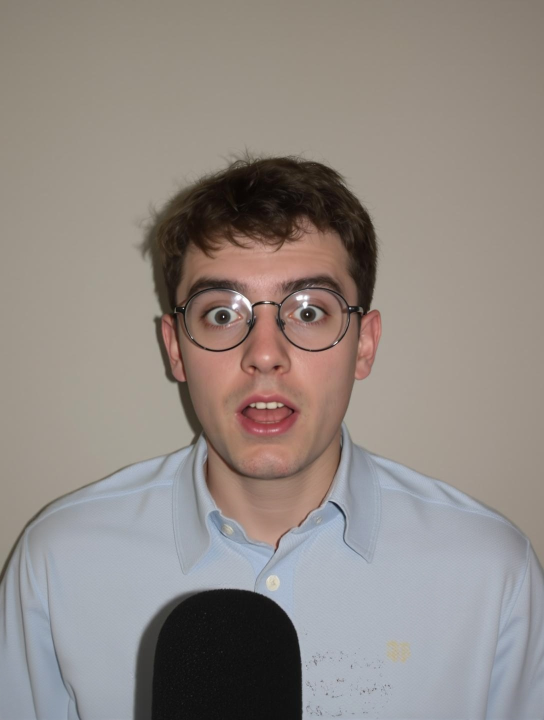
#> input picture video_charakter_images/_gen/polo_fill_raw/polo_lightblue.jpg, 1088 x 1440 px, found by its file name (shown at 1/2 size)
$ python recolor_polo2.py
#> lines starting #> are read from the running program, lines starting #| are printed output that depends on the picture; after the words box and inside, x2 and y2 are one past the last pixel; in counts of white or black regions, pixels touching at a corner belong together
#!/usr/bin/env python3
"""Recolor the polo using a COLOR-DERIVED mask (selects the light-blue fabric, excludes neck-skin and
the dark mic) -> no hard neckline seam, no mic halo. Python 3.14 (PIL+numpy+scipy)."""
import os, numpy as np
from PIL import Image, ImageFilter
import scipy.ndimage as ndi

SRC = r"C:\software_projekte\stacktags-promotion\video_charakter_images\szuchack_polo\polo_lightblue.jpg"
OUT = r"C:\software_projekte\stacktags-promotion\video_charakter_images\szuchack_polo"

src = Image.open(SRC).convert("RGB"); W, H = src.size
#> further down, src is the input picture: PIL image 1088x1440 RGB; mean R, G, B 145.3, 137.4, 132.4
#> after `W, H = src.size`: W = 1088; H = 1440
rgb = np.asarray(src).astype(np.float32)
R, G, B = rgb[..., 0], rgb[..., 1], rgb[..., 2]
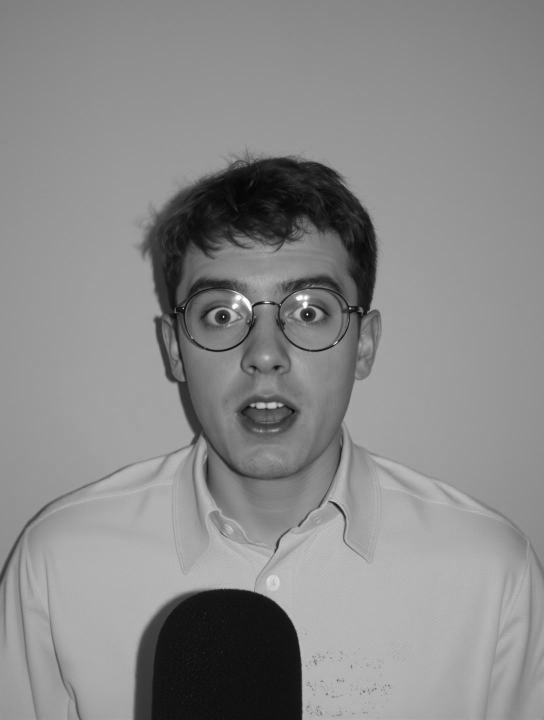
#> G: shape (1440, 1088) float32 (shown at 1/2 size); min 0, max 255, mean 137.4
V = rgb.max(axis=2)
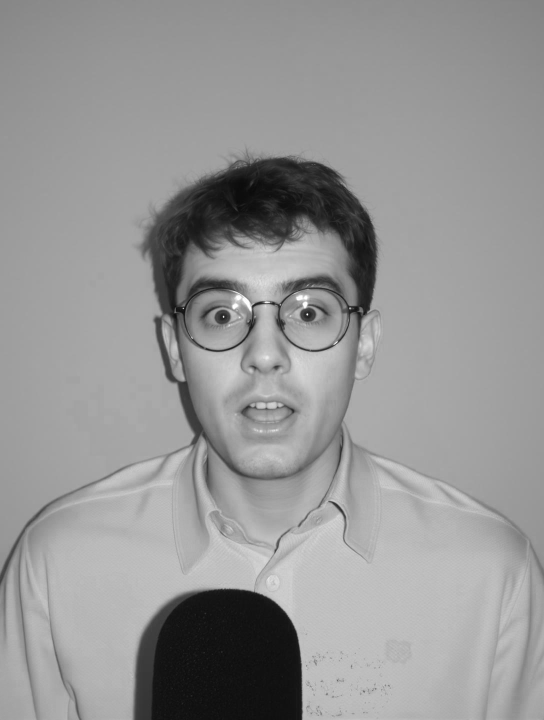
#> V: shape (1440, 1088) float32 (shown at 1/2 size); min 9, max 255, mean 149.6
yy = np.arange(H)[:, None].repeat(W, axis=1)

# light-blue/grey fabric: blue not below red (skin has R>>B), bright enough (mic is dark), in torso band
shirt = (B >= R - 10) & (V > 95) & (yy > int(0.56 * H))
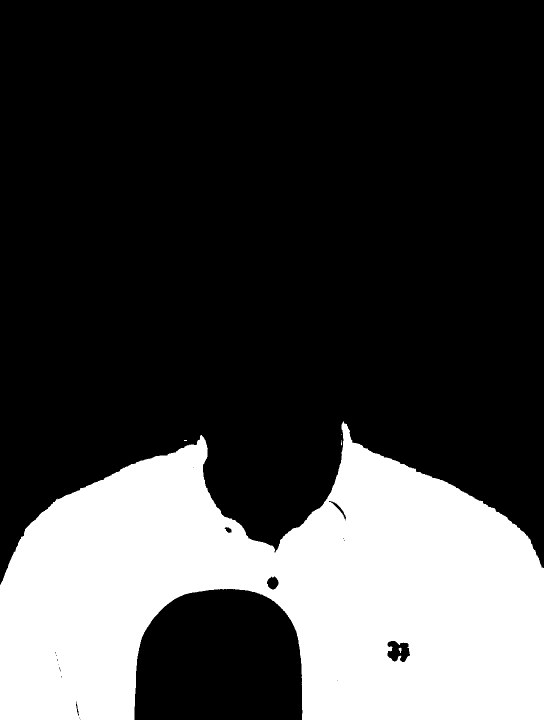
#> shirt: shape (1440, 1088) bool (shown at 1/2 size); 26.3% white; 5 white regions (3 under 20 px), largest, box (x1, y1, x2, y2) and area: (0, 843, 1088, 1440) 411668, (797, 1295, 803, 1306) 40
shirt = ndi.binary_closing(shirt, iterations=3)
#> shirt: shape (1440, 1088) bool; 26.1% white; 3 white regions (1 under 20 px), largest, box (x1, y1, x2, y2) and area: (3, 843, 1085, 1437) 408184, (797, 1295, 803, 1306) 41
shirt = ndi.binary_opening(shirt, iterations=2)
#> shirt: shape (1440, 1088) bool; 26.1% white; 2 white regions, box (x1, y1, x2, y2) and area: (3, 844, 1085, 1437) 408134, (797, 1295, 803, 1303) 32
# keep only the largest blob (the polo), drop stray specks
lbl, n = ndi.label(shirt)
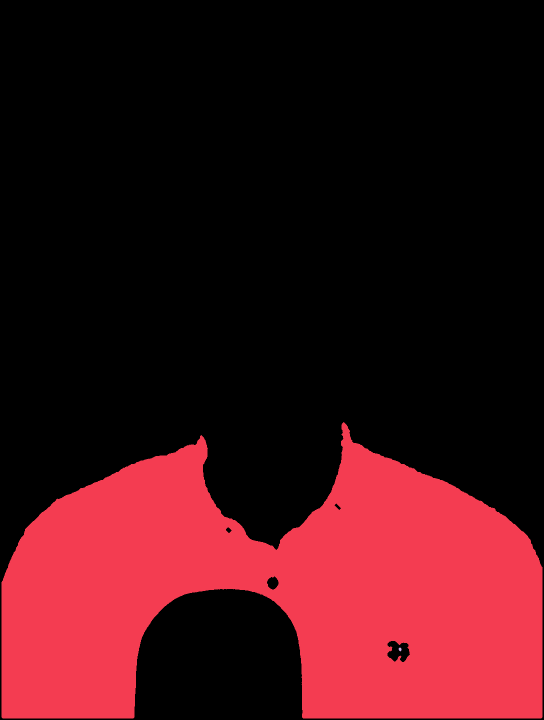
#> lbl: shape (1440, 1088) int32 (shown at 1/2 size); 3 distinct labels, from 0 to 2; one colour per label, 0 black
#> n = 2
if n:
    big = np.argmax(ndi.sum(np.ones_like(lbl), lbl, index=range(1, n + 1))) + 1
#> big = 1
    shirt = lbl == big
#> shirt: shape (1440, 1088) bool; 26.1% white; 1 white region, box (x1, y1, x2, y2) and area: (3, 844, 1085, 1437) 408134

a = (np.asarray(Image.fromarray((shirt * 255).astype(np.uint8)).filter(ImageFilter.GaussianBlur(1.8)))
     .astype(np.float32) / 255.0)[..., None]

hsv = np.asarray(src.convert("HSV")).astype(np.float32)
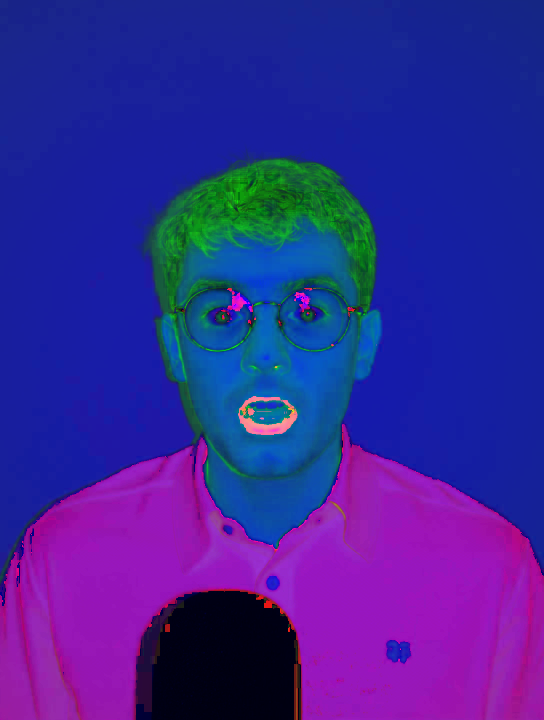
#> hsv: shape (1440, 1088, 3) float32 (shown at 1/2 size); mean R, G, B 55.6, 38.3, 149.7
Vc = hsv[..., 2]

TARGETS = [
    ("polo_grey3",     0,   16,  1.00),
    ("polo_navy3",     158, 205, 0.45),
    ("polo_darkgreen3",95,  150, 0.52),
    ("polo_burgundy3", 248, 175, 0.48),
]
for name, th, ts, vk in TARGETS:
    nh = np.full_like(Vc, th); ns = np.full_like(Vc, ts); nv = np.clip(Vc * vk, 0, 255)
    trgb = np.asarray(Image.fromarray(np.stack([nh, ns, nv], -1).astype(np.uint8), "HSV").convert("RGB")).astype(np.float32)
    comp = (rgb * (1 - a) + trgb * a).clip(0, 255).astype(np.uint8)
    Image.fromarray(comp).save(os.path.join(OUT, f"{name}.jpg"), quality=92)
    print(f"[ok] {name}")
#> this loop made 4 passes
#> pass 2, `trgb = np.asarray(Image.fromarray(np.stack([nh, ns, nv], -1).astype(np..`:
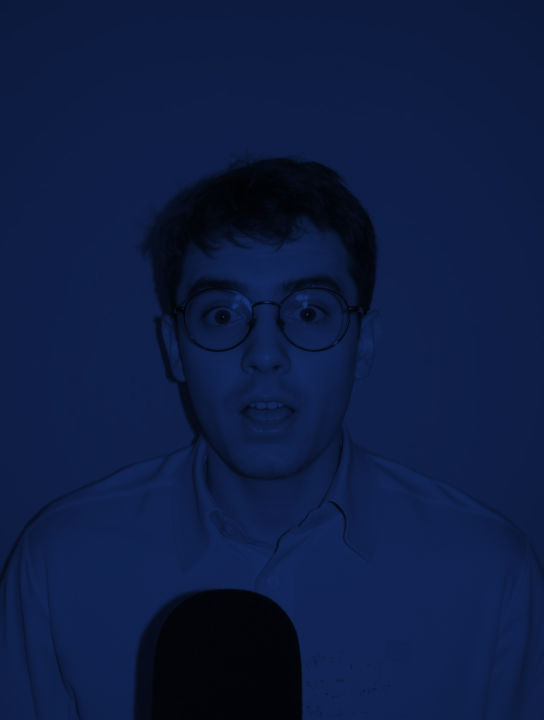
#> trgb: shape (1440, 1088, 3) float32 (shown at 1/2 size); mean of channels 0, 1, 2 13.1, 28.3, 66.8; drawn as R, G, B
#> after the loop:
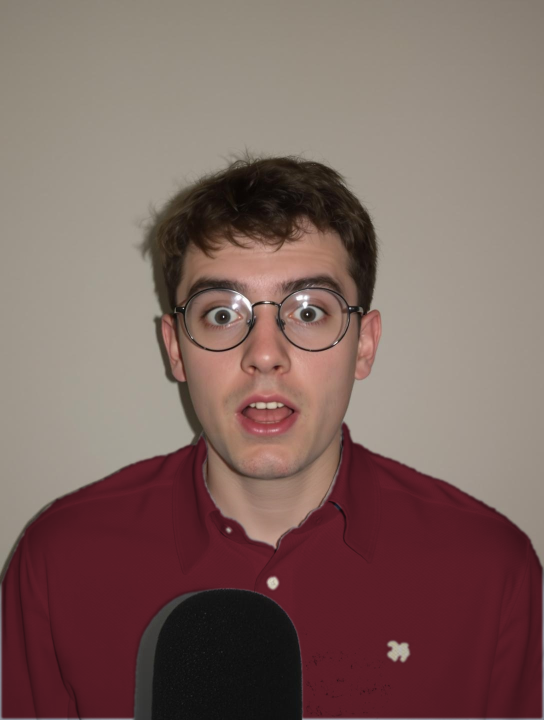
#> comp: shape (1440, 1088, 3) (shown at 1/2 size); mean R, G, B 125.4, 100.6, 95.5
print(f"\nshirt px={int(shirt.sum())} -> {OUT}")
#| shirt px=408134 -> C:\software_projekte\stacktags-promotion\video_charakter_images\szuchack_polo
